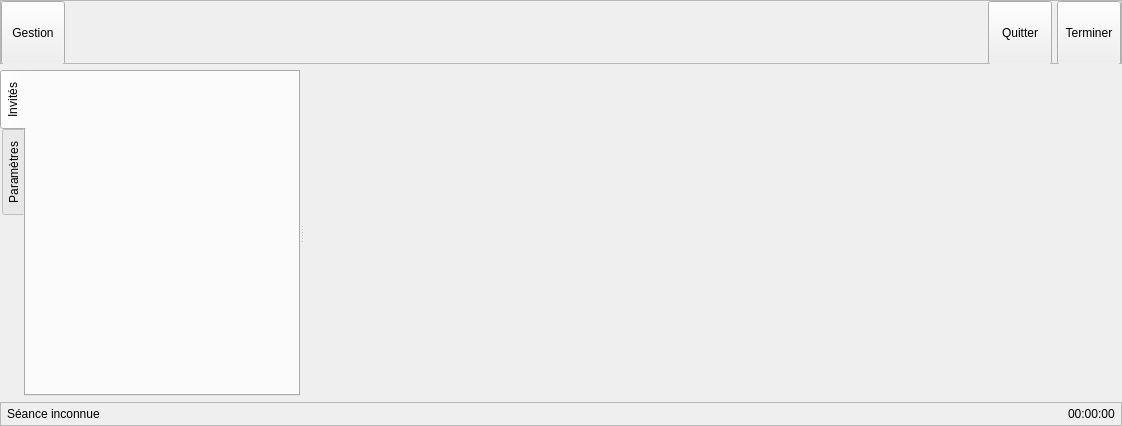
<?xml version="1.0" encoding="UTF-8"?>
<ui version="4.0">
 <class>InSessionWidget</class>
 <widget class="QWidget" name="InSessionWidget">
  <property name="geometry">
   <rect>
    <x>0</x>
    <y>0</y>
    <width>1122</width>
    <height>426</height>
   </rect>
  </property>
  <property name="windowTitle">
   <string>Form</string>
  </property>
  <layout class="QVBoxLayout" name="verticalLayout">
   <property name="leftMargin">
    <number>0</number>
   </property>
   <property name="topMargin">
    <number>0</number>
   </property>
   <property name="rightMargin">
    <number>0</number>
   </property>
   <property name="bottomMargin">
    <number>0</number>
   </property>
   <item>
    <widget class="QFrame" name="frameTools">
     <property name="sizePolicy">
      <sizepolicy hsizetype="Preferred" vsizetype="Fixed">
       <horstretch>0</horstretch>
       <verstretch>0</verstretch>
      </sizepolicy>
     </property>
     <property name="minimumSize">
      <size>
       <width>0</width>
       <height>64</height>
      </size>
     </property>
     <property name="maximumSize">
      <size>
       <width>16777215</width>
       <height>64</height>
      </size>
     </property>
     <property name="frameShape">
      <enum>QFrame::StyledPanel</enum>
     </property>
     <property name="frameShadow">
      <enum>QFrame::Raised</enum>
     </property>
     <layout class="QHBoxLayout" name="horizontalLayout">
      <property name="spacing">
       <number>5</number>
      </property>
      <property name="leftMargin">
       <number>0</number>
      </property>
      <property name="topMargin">
       <number>0</number>
      </property>
      <property name="rightMargin">
       <number>0</number>
      </property>
      <property name="bottomMargin">
       <number>0</number>
      </property>
      <item>
       <widget class="QToolButton" name="btnInSessionInfos">
        <property name="minimumSize">
         <size>
          <width>64</width>
          <height>64</height>
         </size>
        </property>
        <property name="cursor">
         <cursorShape>PointingHandCursor</cursorShape>
        </property>
        <property name="text">
         <string>Gestion</string>
        </property>
        <property name="icon">
         <iconset resource="../../resources/TeraClient.qrc">
          <normaloff>:/icons/config.png</normaloff>:/icons/config.png</iconset>
        </property>
        <property name="iconSize">
         <size>
          <width>40</width>
          <height>40</height>
         </size>
        </property>
        <property name="checkable">
         <bool>true</bool>
        </property>
        <property name="checked">
         <bool>false</bool>
        </property>
        <property name="toolButtonStyle">
         <enum>Qt::ToolButtonTextUnderIcon</enum>
        </property>
       </widget>
      </item>
      <item>
       <widget class="QWidget" name="widgetTools" native="true">
        <property name="sizePolicy">
         <sizepolicy hsizetype="Expanding" vsizetype="Preferred">
          <horstretch>0</horstretch>
          <verstretch>0</verstretch>
         </sizepolicy>
        </property>
        <property name="maximumSize">
         <size>
          <width>16777215</width>
          <height>64</height>
         </size>
        </property>
       </widget>
      </item>
      <item>
       <widget class="QToolButton" name="btnLeaveSession">
        <property name="minimumSize">
         <size>
          <width>64</width>
          <height>64</height>
         </size>
        </property>
        <property name="cursor">
         <cursorShape>PointingHandCursor</cursorShape>
        </property>
        <property name="text">
         <string>Quitter</string>
        </property>
        <property name="icon">
         <iconset resource="../../resources/TeraClient.qrc">
          <normaloff>:/icons/leave.png</normaloff>:/icons/leave.png</iconset>
        </property>
        <property name="iconSize">
         <size>
          <width>40</width>
          <height>40</height>
         </size>
        </property>
        <property name="toolButtonStyle">
         <enum>Qt::ToolButtonTextUnderIcon</enum>
        </property>
       </widget>
      </item>
      <item>
       <widget class="QToolButton" name="btnEndSession">
        <property name="minimumSize">
         <size>
          <width>64</width>
          <height>64</height>
         </size>
        </property>
        <property name="cursor">
         <cursorShape>PointingHandCursor</cursorShape>
        </property>
        <property name="text">
         <string>Terminer</string>
        </property>
        <property name="icon">
         <iconset resource="../../resources/TeraClient.qrc">
          <normaloff>:/icons/stop.png</normaloff>:/icons/stop.png</iconset>
        </property>
        <property name="iconSize">
         <size>
          <width>40</width>
          <height>40</height>
         </size>
        </property>
        <property name="toolButtonStyle">
         <enum>Qt::ToolButtonTextUnderIcon</enum>
        </property>
       </widget>
      </item>
     </layout>
    </widget>
   </item>
   <item>
    <widget class="QSplitter" name="splitter">
     <property name="sizePolicy">
      <sizepolicy hsizetype="MinimumExpanding" vsizetype="Preferred">
       <horstretch>0</horstretch>
       <verstretch>0</verstretch>
      </sizepolicy>
     </property>
     <property name="orientation">
      <enum>Qt::Horizontal</enum>
     </property>
     <widget class="QTabWidget" name="tabInfos">
      <property name="sizePolicy">
       <sizepolicy hsizetype="Ignored" vsizetype="Expanding">
        <horstretch>0</horstretch>
        <verstretch>0</verstretch>
       </sizepolicy>
      </property>
      <property name="maximumSize">
       <size>
        <width>300</width>
        <height>16777215</height>
       </size>
      </property>
      <property name="tabPosition">
       <enum>QTabWidget::West</enum>
      </property>
      <property name="currentIndex">
       <number>0</number>
      </property>
      <property name="iconSize">
       <size>
        <width>20</width>
        <height>20</height>
       </size>
      </property>
      <widget class="QWidget" name="tabParticipants">
       <attribute name="icon">
        <iconset resource="../../resources/TeraClient.qrc">
         <normaloff>:/icons/patient.png</normaloff>:/icons/patient.png</iconset>
       </attribute>
       <attribute name="title">
        <string>Invités</string>
       </attribute>
       <layout class="QVBoxLayout" name="verticalLayout_2">
        <property name="leftMargin">
         <number>5</number>
        </property>
        <property name="topMargin">
         <number>5</number>
        </property>
        <property name="rightMargin">
         <number>5</number>
        </property>
        <property name="bottomMargin">
         <number>5</number>
        </property>
        <item>
         <widget class="SessionInviteWidget" name="wdgInvitees" native="true"/>
        </item>
       </layout>
      </widget>
      <widget class="QWidget" name="tabSettings">
       <attribute name="icon">
        <iconset resource="../../resources/TeraClient.qrc">
         <normaloff>:/icons/config.png</normaloff>:/icons/config.png</iconset>
       </attribute>
       <attribute name="title">
        <string>Paramètres</string>
       </attribute>
       <layout class="QVBoxLayout" name="verticalLayout_4">
        <item alignment="Qt::AlignTop">
         <widget class="QLabel" name="lblSettings">
          <property name="sizePolicy">
           <sizepolicy hsizetype="Maximum" vsizetype="Preferred">
            <horstretch>0</horstretch>
            <verstretch>0</verstretch>
           </sizepolicy>
          </property>
          <property name="text">
           <string>Paramètres - séance</string>
          </property>
         </widget>
        </item>
       </layout>
      </widget>
     </widget>
     <widget class="QWidget" name="widgetMain" native="true">
      <property name="sizePolicy">
       <sizepolicy hsizetype="Preferred" vsizetype="Preferred">
        <horstretch>0</horstretch>
        <verstretch>0</verstretch>
       </sizepolicy>
      </property>
      <layout class="QVBoxLayout" name="verticalLayout_3"/>
     </widget>
    </widget>
   </item>
   <item>
    <widget class="QFrame" name="frameStatus">
     <property name="sizePolicy">
      <sizepolicy hsizetype="Preferred" vsizetype="Fixed">
       <horstretch>0</horstretch>
       <verstretch>0</verstretch>
      </sizepolicy>
     </property>
     <property name="minimumSize">
      <size>
       <width>0</width>
       <height>24</height>
      </size>
     </property>
     <property name="maximumSize">
      <size>
       <width>16777215</width>
       <height>24</height>
      </size>
     </property>
     <property name="frameShape">
      <enum>QFrame::StyledPanel</enum>
     </property>
     <property name="frameShadow">
      <enum>QFrame::Raised</enum>
     </property>
     <layout class="QHBoxLayout" name="horizontalLayout_2">
      <property name="leftMargin">
       <number>6</number>
      </property>
      <property name="topMargin">
       <number>0</number>
      </property>
      <property name="rightMargin">
       <number>6</number>
      </property>
      <property name="bottomMargin">
       <number>0</number>
      </property>
      <item>
       <widget class="QLabel" name="lblSessionName">
        <property name="text">
         <string>Séance inconnue</string>
        </property>
       </widget>
      </item>
      <item>
       <spacer name="horizontalSpacer">
        <property name="orientation">
         <enum>Qt::Horizontal</enum>
        </property>
        <property name="sizeHint" stdset="0">
         <size>
          <width>40</width>
          <height>20</height>
         </size>
        </property>
       </spacer>
      </item>
      <item>
       <widget class="QLabel" name="lblTimer">
        <property name="text">
         <string>00:00:00</string>
        </property>
       </widget>
      </item>
     </layout>
    </widget>
   </item>
  </layout>
 </widget>
 <customwidgets>
  <customwidget>
   <class>SessionInviteWidget</class>
   <extends>QWidget</extends>
   <header>widgets/SessionInviteWidget.h</header>
   <container>1</container>
  </customwidget>
 </customwidgets>
 <resources>
  <include location="../../resources/TeraClient.qrc"/>
 </resources>
 <connections/>
</ui>
